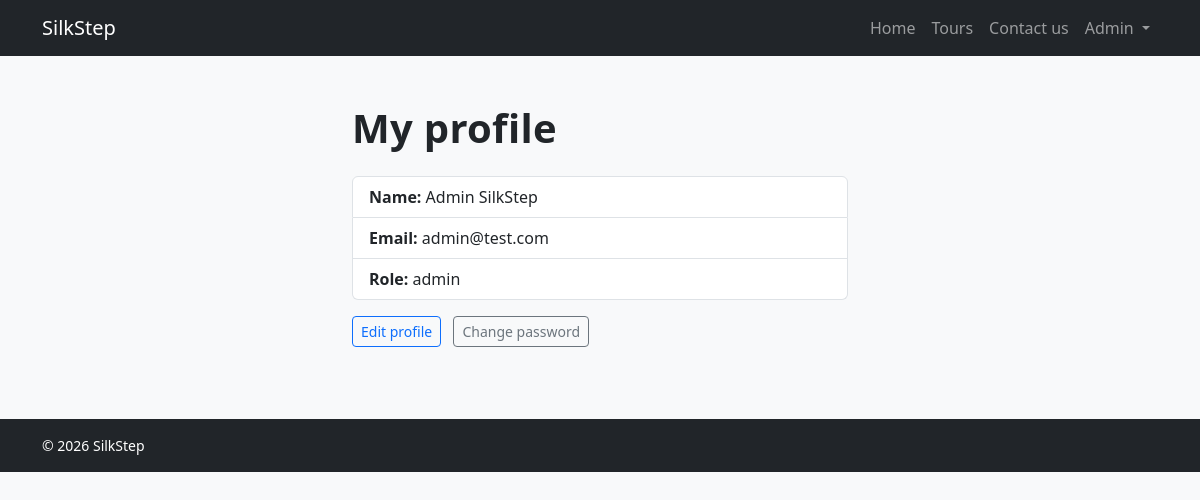
Screenshot of /profile (signed in) with the database file from the repository.
### tables this page shows
CREATE TABLE users (
    id INTEGER PRIMARY KEY AUTOINCREMENT,
    name TEXT NOT NULL,
    surname TEXT NOT NULL,
    email TEXT NOT NULL UNIQUE,
    password TEXT NOT NULL,
    role TEXT NOT NULL CHECK(role IN ('guide', 'participant', 'admin'))
);

### app.py (the view)
@app.route("/profile")
def profile():
    if not current_user.is_authenticated:
        return redirect(url_for("login"))
    return render_template("profile.html", user=current_user)

### app.py (called while the page is built)
@login_manager.user_loader
def load_user(user_id):
    row = users_dao.get_user_by_id(int(user_id))
    return User(row) if row else None

### users_dao.py (called while the page is built)
def get_user_by_id(user_id):
    conn = sqlite3.connect("silkstep.db")
    conn.row_factory = sqlite3.Row
    row = conn.execute("SELECT * FROM users WHERE id = ?", (user_id,)).fetchone()
    conn.close()
    return row

### templates/profile.html (shortened to what this page needs)
{% extends "base.html" %}
{% block content %}
<section class="container py-5" style="max-width: 520px;">
  <h1 class="mb-4">My profile</h1>
  <ul class="list-group">
    <li class="list-group-item"><strong>Name:</strong> {{ user.name }} {{ user.surname }}</li>
    <li class="list-group-item"><strong>Email:</strong> {{ user.email }}</li>
    <li class="list-group-item"><strong>Role:</strong> {{ user.role }}</li>
  </ul>
  <div class="mt-3">
    <a href="{{ url_for('edit_profile') }}" class="btn btn-outline-primary btn-sm me-2">Edit profile</a>
    <a href="{{ url_for('change_password') }}" class="btn btn-outline-secondary btn-sm">Change password</a>
  </div>
</section>
{% endblock %}

### templates/base.html (shortened to what this page needs)
<!DOCTYPE html>
<html lang="en">
<head>
  <link href="https://cdn.jsdelivr.net/npm/bootstrap@5.3.0/dist/css/bootstrap.min.css" rel="stylesheet">
  <link rel="stylesheet" href="{{ url_for('static', filename='css/style.css') }}">
</head>
<body>
  <nav class="navbar navbar-expand-lg navbar-dark bg-dark">
    <div class="container">
      <a class="navbar-brand" href="{{ url_for('home') }}">SilkStep</a>
      <div class="collapse navbar-collapse" id="mainNav">
        <ul class="navbar-nav ms-auto align-items-lg-center">
          <li class="nav-item">
            <a class="nav-link" href="{{ url_for('home') }}">Home</a>
          </li>
          <li class="nav-item">
            <a class="nav-link" href="{{ url_for('tours') }}">Tours</a>
          </li>
          <li class="nav-item">
            <a class="nav-link" href="{{ url_for('contact') }}">Contact us</a>
          </li>
          {% if current_user.is_authenticated %}
          <li class="nav-item dropdown">
            <a class="nav-link dropdown-toggle" href="#" role="button"
               data-bs-toggle="dropdown" aria-expanded="false">
              {{ current_user.name }}
            </a>
          </li>
          {% else %}
          <li class="nav-item">
            <a class="nav-link" href="{{ url_for('login') }}">Login</a>
          </li>
          {% endif %}
        </ul>
      </div>
    </div>
  </nav>
  {% block content %}{% endblock %}
  <footer class="bg-dark text-white py-3 mt-4">
    <div class="container small">&copy; 2026 SilkStep</div>
  </footer>
</body>
</html>

### static/css/style.css (style rules this page uses)
body { background-color: #f8f9fa; color: #212529; }
h1 { font-weight: 700; letter-spacing: 0.3px; }

### rows the page displays
users: name "Admin", surname "SilkStep", email "admin@test.com", role "admin"
